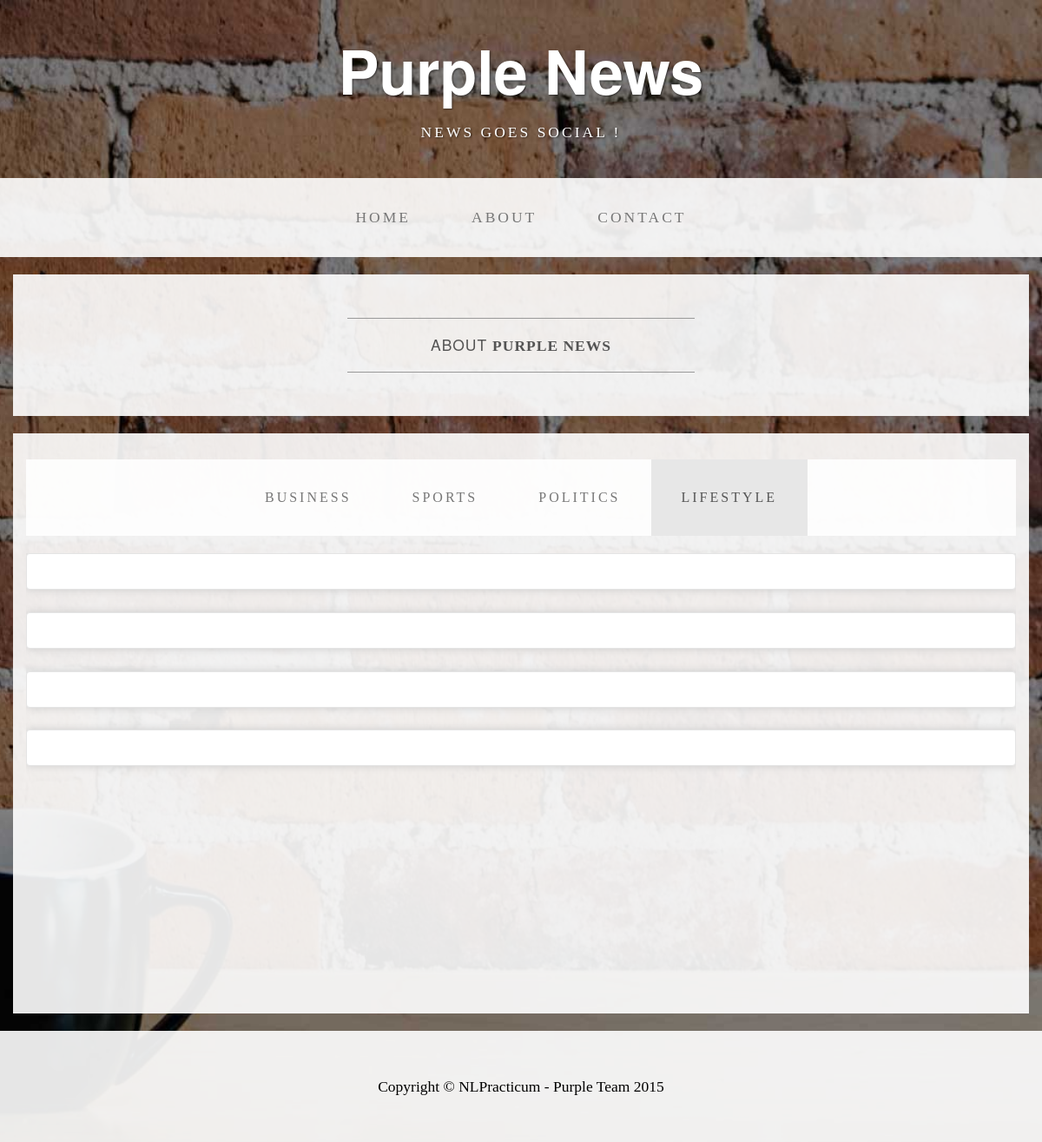
Page /news/articles/ on the earlier database version.
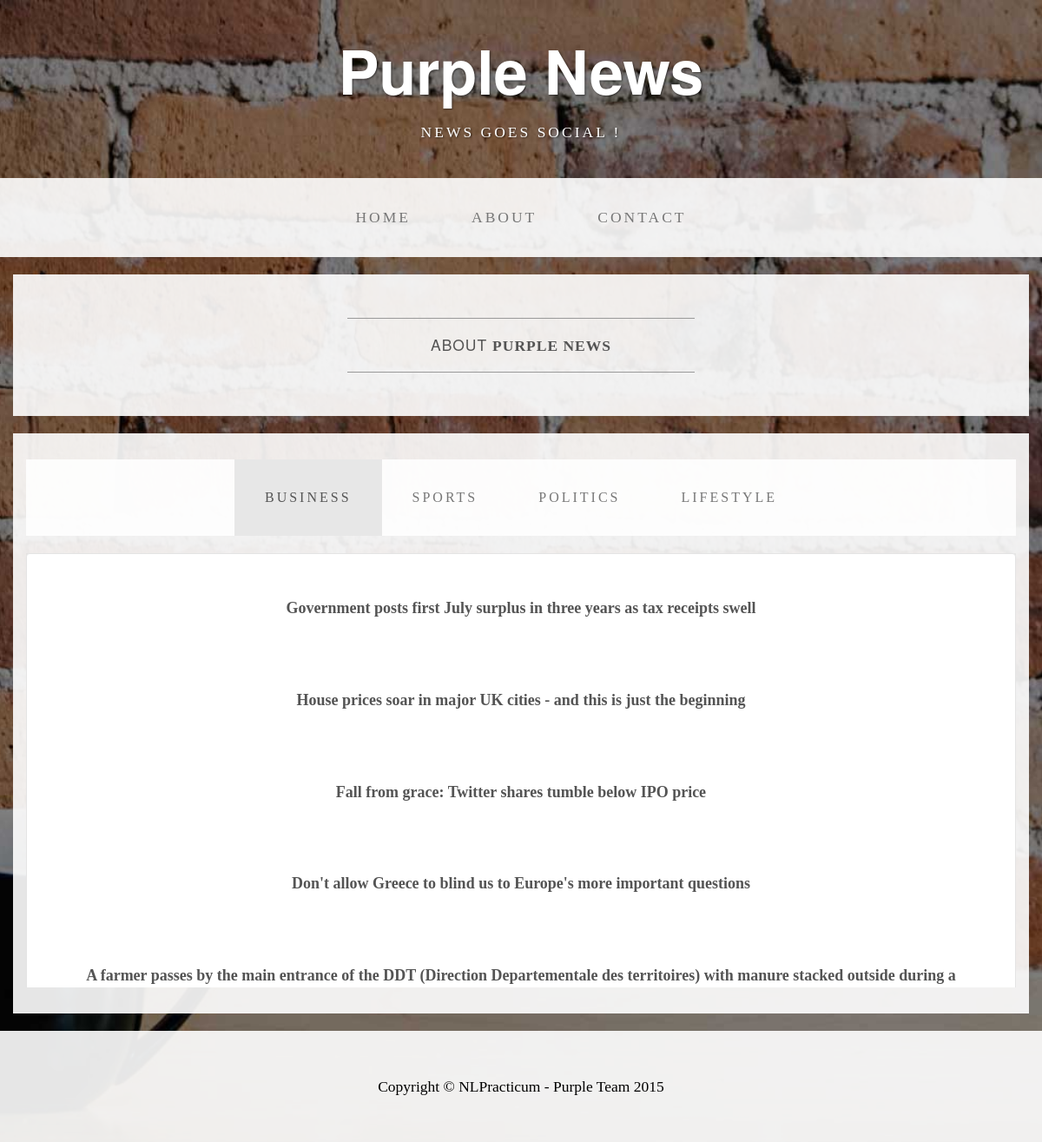
Same page on the later database version.
### news/models.py (models this page shows, shortened)
class Article(models.Model):
    id = models.IntegerField(primary_key=True)
    title = models.CharField(max_length=200)
    summary = models.CharField(max_length=800)
    country = models.CharField(max_length=20)
    category = models.CharField(max_length=15)
    keywords = models.CharField(max_length=200)

### news/views.py (the view, shortened to what this page needs)
# urls.py: url(r'articles/$', csrf_exempt(articles.as_view())),
class articles(View):
    def get(self, request):
        business = Article.objects.filter(category="business")
        sport = Article.objects.filter(category="sport")
        politics = Article.objects.filter(category="politics")
        lifestyle = Article.objects.filter(category="lifestyle")
        context = {"business": business, "sport": sport, "politics": politics, "lifestyle": lifestyle}
        return render(request, 'news/articles.html', context)

### news/templates/news/articles.html (shortened to what this page needs)
<!DOCTYPE html>
<html lang="en">
<head>
    {% load staticfiles %}
    <link rel="stylesheet" type="text/css" href="{% static 'news/style.css' %}"/>
    <link type="text/css" href="{% static 'news/css/bootstrap.min.css' %}" rel="stylesheet">
    <link type="text/css" href="{% static 'news/css/business-casual.css' %}" rel="stylesheet">
    <link rel="stylesheet" type="text/css" href="{% static 'news/sweetalert-master/dist/sweetalert.css' %}">
    <link rel="stylesheet" type="text/css" href="{% static 'news/style.css' %}"/>
    <link rel="stylesheet" type="text/css" href="{% static 'news/sweetalert-master/dist/sweetalert.css' %}">
</head>
<body>
<div class="brand">Purple News</div>
<div class="address-bar">News goes Social !</div>
<nav class="navbar navbar-default" role="navigation">
    <div class="container">
        <div class="collapse navbar-collapse" id="bs-example-navbar-collapse-1">
            <ul class="nav navbar-nav">
                <li>
                    <a href="/news/">Home</a>
                </li>
                <li>
                    <a href="/news/about">About</a>
                </li>
                <li>
                    <a href="/news/contact">Contact</a>
                </li>
            </ul>
        </div>
    </div>
</nav>
<div class="container">
    <div class="row">
        <div class="box">
            <div class="col-lg-12">
                <hr>
                <h2 class="intro-text text-center">About
                    <strong>Purple News</strong>
                </h2>
                <hr>
            </div>
            <div class="clearfix"></div>
        </div>
    </div>
    <div class="row">
        <div class="box">
            <nav class="navbar navbar-default">
                <div class="container-fluid">
                    <div>
                        <div class="collapse navbar-collapse" id="myNavbar">
                            <ul class="nav navbar-nav">
                                <li><a href="#business" style="font-size: 16px;">Business</a></li>
                                <li><a href="#sport" style="font-size: 16px;">Sports</a></li>
                                <li><a href="#politics" style="font-size: 16px;">Politics</a></li>
                                <li><a href="#lifestyle" style="font-size: 16px;">Lifestyle</a></li>
                            </ul>
                        </div>
                    </div>
                </div>
            </nav>
            <div data-spy="scroll" data-target=".navbar" data-offset="12" class="test" style="font-size: 18px;">
                <div class="category" id='business'>
                    <div class="container-fluid">
                        {% for article in business %}
                            <div class="box">
                                <div align='center'>
                                    <a onclick="post_title('{{ article.title }}')" onmouseover=""
                                       style="cursor: pointer;">
                                        <strong>{{ article.title }}</strong>
                                    </a>
                                </div>
                            </div>
                        {% endfor %}
                    </div>
                </div>
                <div class="category" id="sport">
                </div>
                <div class="category" id='politics'>
                </div>
                <div class="category" id="lifestyle">
                </div>
            </div>
        </div>
    </div>
</div>
<footer>
    <div class="container">
        <div class="row">
            <div class="col-lg-12 text-center">
                <p>Copyright &copy; NLPracticum - Purple Team 2015</p>
            </div>
        </div>
    </div>
</footer>
</body>
</html>

### news/static/news/style.css (style rules this page uses)
* { font-family: 'Lucida Grande', cursive; color:#545454; }

### news/static/news/css/business-casual.css (style rules this page uses)
body { font-family: "Open Sans","Helvetica Neue",Helvetica,Arial,sans-serif; background: url('../img/bg.jpg') no-repeat center center fixed; -webkit-background-size: cover; -moz-background-size: cover; background-size: cover; -o-background-size: cover; }
h1, h2, h3, h4, h5, h6 { text-transform: uppercase; font-family: "Josefin Slab","Helvetica Neue",Helvetica,Arial,sans-serif; font-weight: 700; letter-spacing: 1px; }
p { font-size: 1.25em; line-height: 1.6; color: #000; }
hr { max-width: 400px; border-color: #999999; }
.brand, .address-bar { display: none; }
.navbar-nav { text-transform: uppercase; font-weight: 400; letter-spacing: 3px; }
.box { margin-bottom: 20px; padding: 30px 15px; background: #fff; background: rgba(255,255,255,0.9); }
.intro-text { text-transform: uppercase; font-size: 1.25em; font-weight: 400; letter-spacing: 1px; }
footer { background: #fff; background: rgba(255,255,255,0.9); }
footer p { margin: 0; padding: 50px 0; }
@media screen and (min-width:768px) { .brand { display: inherit; margin: 0; padding: 30px 0 10px; text-align: center; text-shadow: 1px 1px 2px rgba(0,0,0,0.5); font-family: "Josefin Slab","Helvetica Neue",Helvetica,Arial,sans-serif; font-size: 5em; font-weight: 700; line-height: normal; color: #fff; } }
@media screen and (min-width:768px) { .address-bar { display: inherit; margin: 0; padding: 0 0 40px; text-align: center; text-shadow: 1px 1px 2px rgba(0,0,0,0.5); text-transform: uppercase; font-size: 1.25em; font-weight: 400; letter-spacing: 3px; color: #fff; } }
@media screen and (min-width:768px) { .navbar { border-radius: 0; } }
@media screen and (min-width:768px) { .navbar { min-height: 0; } }
@media screen and (min-width:768px) { .navbar-default { border: none; background: #fff; background: rgba(255,255,255,0.9); } }
@media screen and (min-width:768px) { .nav>li>a { padding: 35px; } }
@media screen and (min-width:768px) { .navbar-nav>li>a { line-height: normal; } }
@media screen and (min-width:768px) { .navbar-nav { display: table; float: none; margin: 0 auto; table-layout: fixed; font-size: 1.25em; } }
@media screen and (min-width:1200px) { .box:after { content: ''; display: table; clear: both; } }

### news/templates/news/articles.html (style rules this page uses)
.test { position: relative; height: 500px; overflow: auto; }
.category { border: 1px #e4e4e4 solid; padding: 20px; border-radius: 4px; box-shadow: 0 0 10px #ccc; background-color: #fff; }

Differences in the rows shown:
added Article: title "Government posts first July surplus in three years as tax receipts swell"
added Article: title "House prices soar in major UK cities - and this is just the beginning"
added Article: title "Fall from grace: Twitter shares tumble below IPO price"
added Article: title "Don't allow Greece to blind us to Europe's more important questions"
added Article: title "A farmer passes by the main entrance of the DDT (Direction Departementale des territoires) with manure stacked outside during a…"
